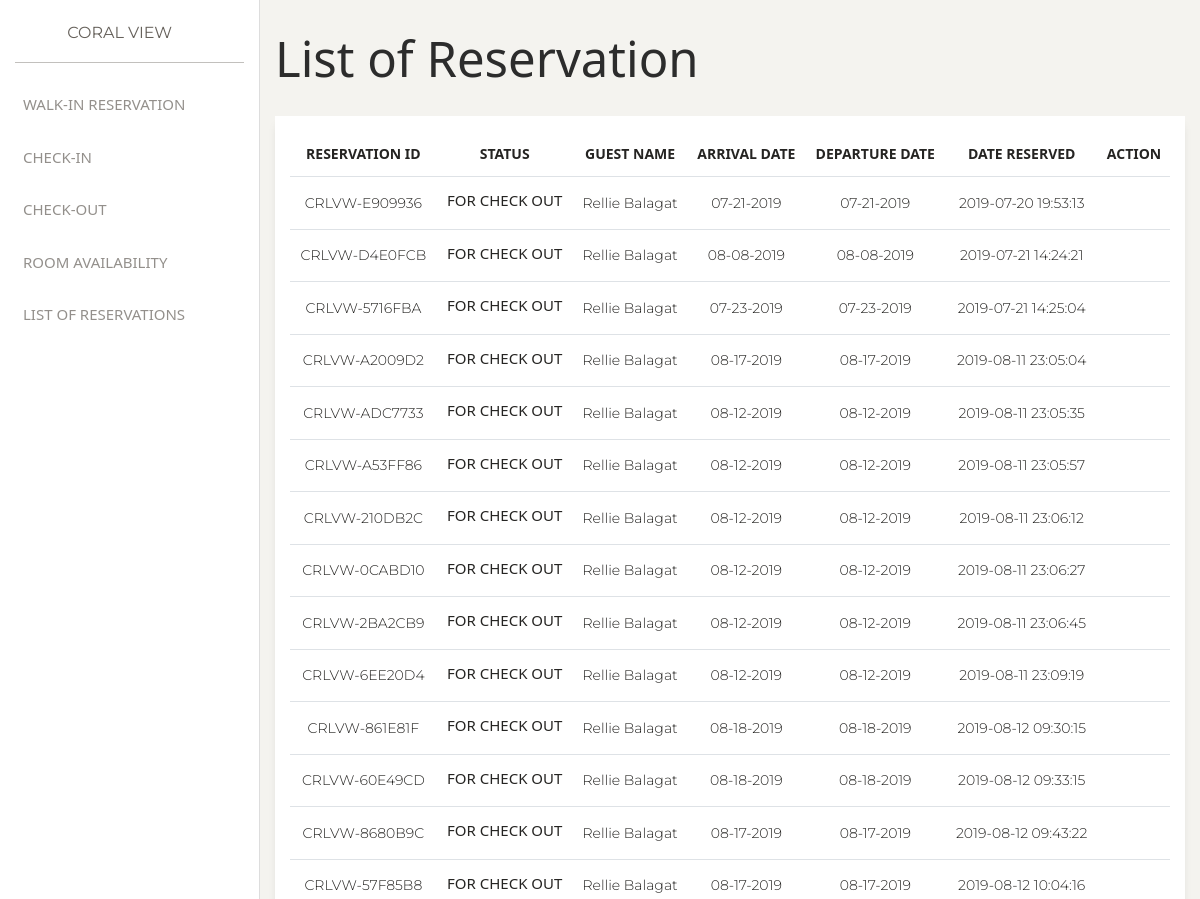
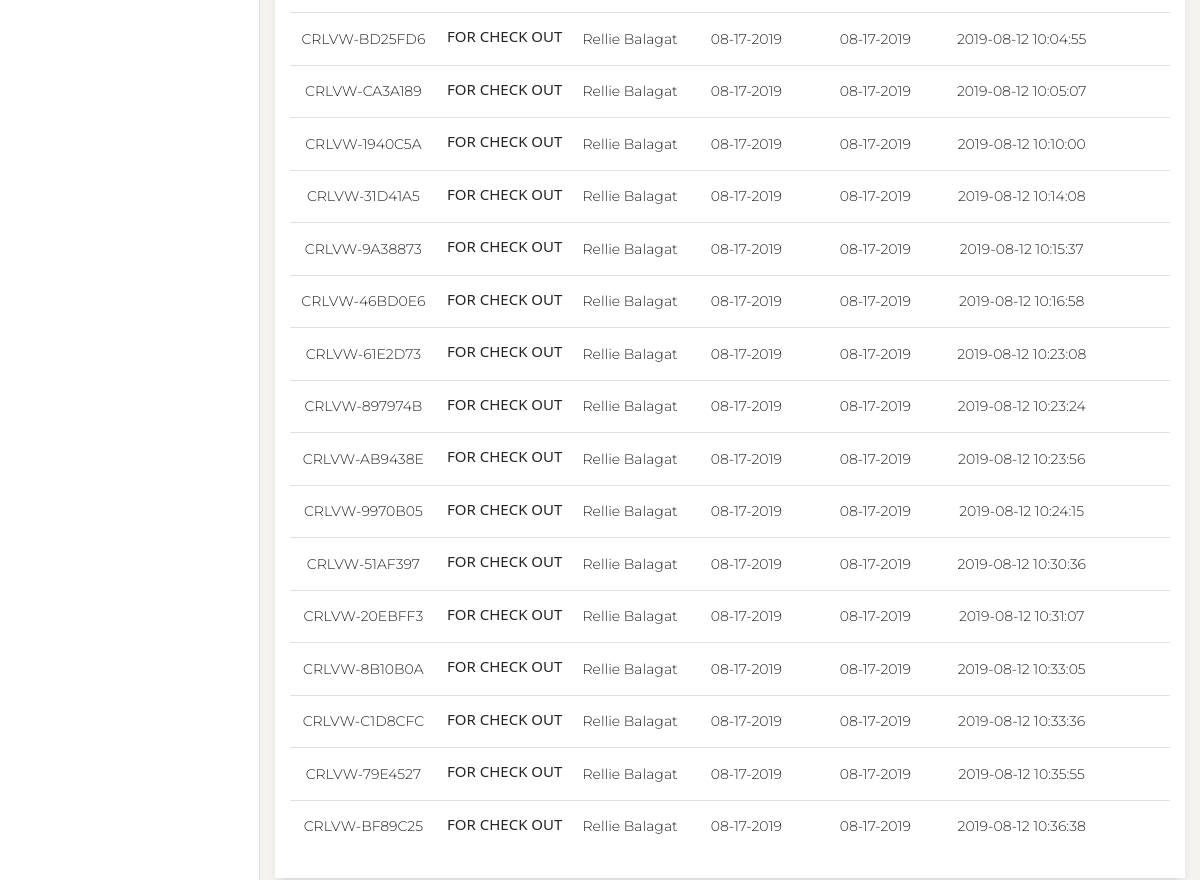
The page /admin/list_reservation.php on the database as committed earlier (2 pictures, top to bottom).
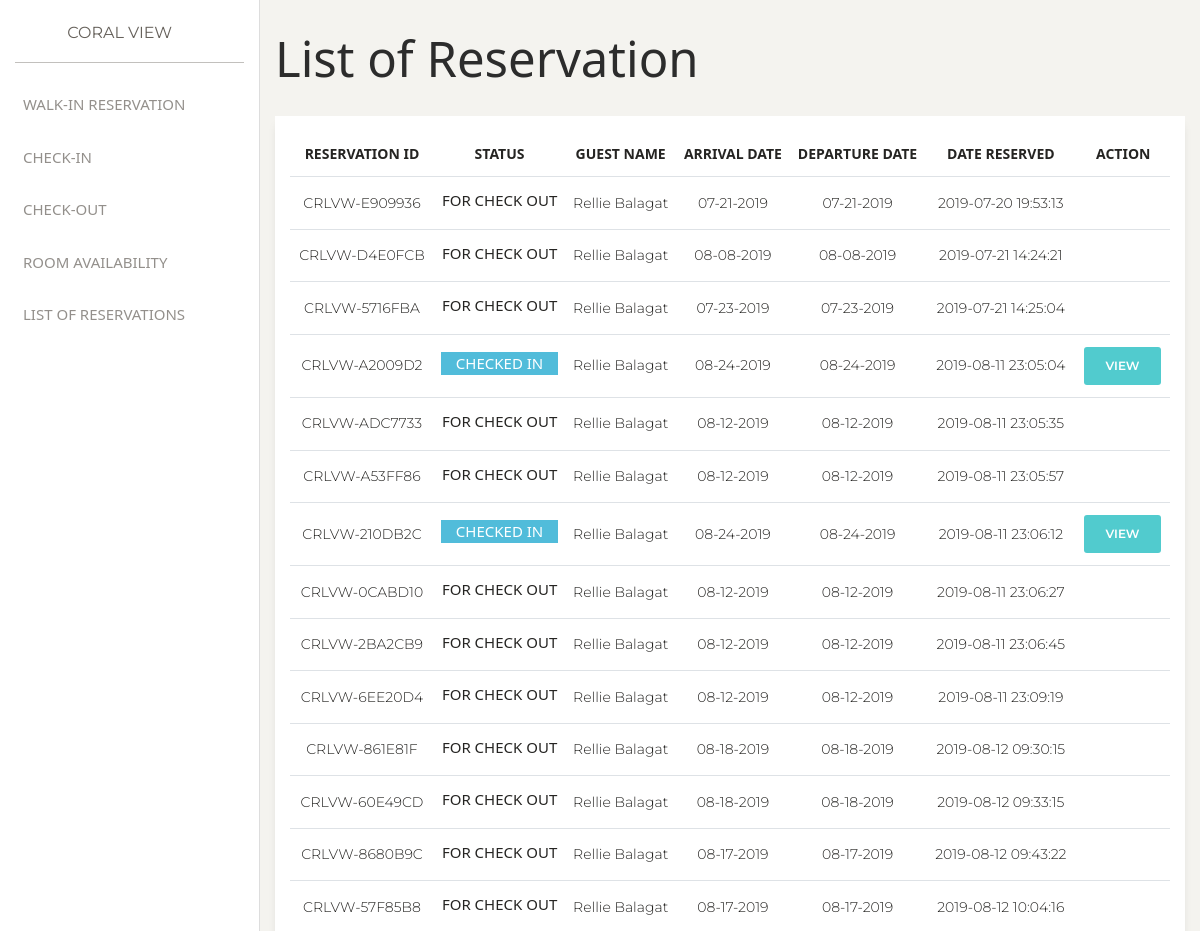
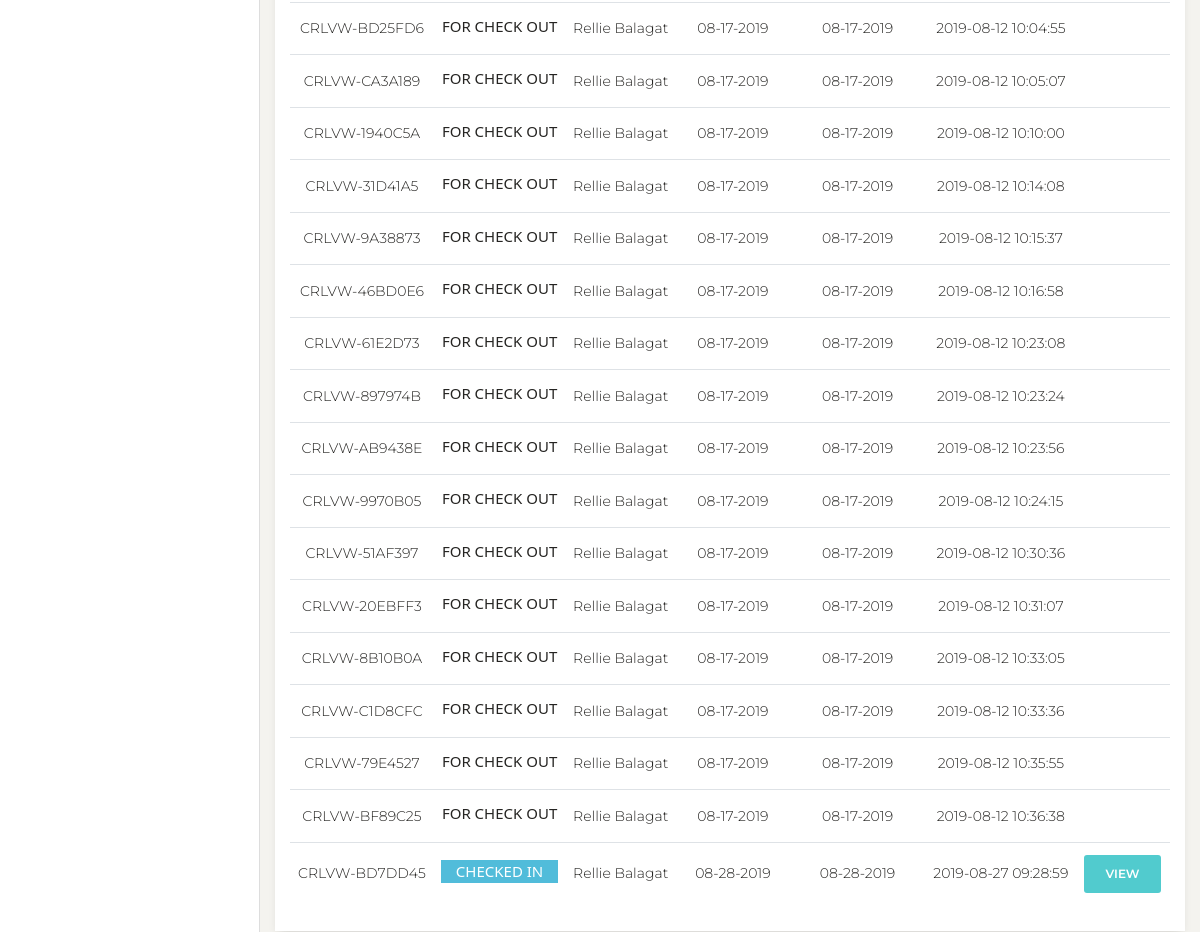
The same page on the database as committed later (2 pictures, top to bottom).
### tables this page shows
CREATE TABLE `reservation` (
  `id` int(11) NOT NULL,
  `guest_id` int(11) DEFAULT NULL,
  `reference_no` varchar(255) DEFAULT NULL,
  `status` varchar(255) DEFAULT NULL,
  `payment` varchar(255) DEFAULT NULL,
  `check_in_date` datetime DEFAULT NULL,
  `check_out_date` datetime DEFAULT NULL,
  `adult_count` int(11) DEFAULT NULL,
  `kids_count` int(11) DEFAULT NULL,
  `date_created` datetime DEFAULT current_timestamp(),
  `date_updated` datetime DEFAULT NULL
);

CREATE TABLE `guest` (
  `id` int(11) NOT NULL,
  `first_name` varchar(255) DEFAULT NULL,
  `last_name` varchar(255) DEFAULT NULL,
  `address` varchar(255) DEFAULT NULL,
  `email` varchar(255) DEFAULT NULL,
  `contact_number` varchar(255) DEFAULT NULL
);

### admin/list_reservation.php (the view, shortened to what this page needs)
<?php
include('../common/header.php');
$db = connect_to_db();
?>
    <?php include('../common/admin_sidebar.php') ?>
    <div class="main-panel">
        <div class="container-fluid">
            <h1>List of Reservation</h1>
            <div class="row">
                <div class="col">
                    <div class="card">
                        <div class="card-body">
                            <table class="table text-center" id="reservationCheckIn">
                                <thead>
                                    <tr>
                                        <th scope="col">Reservation ID</th>
                                        <th scope="col">Status</th>
                                        <th scope="col">Guest Name</th>
                                        <th scope="col">Arrival Date</th>
                                        <th scope="col">Departure Date</th>
                                        <th scope="col">Date Reserved</th>
                                        <th scope="col" class="text-center">Action</th>
                                    </tr>
                                </thead>
                                <tbody>
                                    <?php
                                        $reservation_query = "SELECT * FROM reservation RES INNER JOIN guest G ON RES.guest_id = G.Id";
                                        $reservation_result = mysqli_query($db, $reservation_query);
                                        if(mysqli_num_rows($reservation_result) > 0) {
                                            while($reservation = mysqli_fetch_assoc($reservation_result)) {
                                                $check_in_date = date_format(new Datetime($reservation["check_in_date"]), "m-d-Y");
                                                $check_out_date = date_format(new Datetime($reservation["check_in_date"]), "m-d-Y");
                                                $reservation_status =  $reservation["status"];
                                                $hide_class = "";
                                                switch($reservation_status) {
                                                    case "FOR CHECK IN":
                                                    case "CHECKED IN":
                                                        $reservation_class = "badge-info";
                                                        break;
                                                    case "FOR CHECK OUT":
                                                        $reservation_class = "badge-neutral";
                                                        break;
                                                }
                                                echo '
                                                    <tr>
                                                        <td>' . $reservation["reference_no"] . '</td>
                                                        <td><p class="' . $reservation_class . '">' . $reservation["status"]  . '</p></td>
                                                        <td>' . $reservation["first_name"] . " " . $reservation["last_name"]  . '</td>
                                                        <td>' . $check_in_date . '</td>
                                                        <td>' . $check_out_date .  '</td>
                                                        <td>' . $reservation["date_created"] . '</td>
                                                        <td>
                                                ';
                                                if($reservation_status == 'FOR CHECK IN') {
                                                    echo '<a style="width: 98%;' . $hide_class . '" href="cancel.php?reference_no=' . $reservation["reference_no"] . '" class="btn btn-block btn-warning">Cancel</a>';
                                                } else if ($reservation_status == 'CANCELLED' || $reservation_status == 'FOR CHECK OUT') {
                                                    echo '';
                                                } else if ($reservation_status == 'CHECKED IN') {
                                                    echo '<a style="width: 98%;' . $hide_class . '" href="checked_in.php?reference_no=' . $reservation["reference_no"] . '" class="btn btn-block btn-primary">View</a>';
                                                } else {
                                                    echo '
                                                        <a style="width: 48%;' . $hide_class . '" href="accept.php?reference_no=' . $reservation["reference_no"] . '" class="btn btn-success">Accept</a>
                                                        <a style="width: 48%;' . $hide_class . '" href="reject.php?reference_no=' . $reservation["reference_no"] . '" class="btn btn-danger">Reject</a>
                                                    ';
                                                }
                                                echo '
                                                        </td>
                                                    </tr>
                                                ';
                                            }
                                        }
                                    ?>
                                </tbody>
                            </table>
                        </div>
                    </div>
                </div>
            </div>
        </div>
    </div>
<?php
include('../common/footer.php');
?>

### common/header.php (shortened to what this page needs)
<!DOCTYPE html>
<html lang="en">
<head>
    <link rel="stylesheet" href="/coralview/resources/bootstrap/bootstrap.min.css" />
    <link rel="stylesheet" href="/coralview/resources/paperkit/assets/css/paper-kit.min.css" />
    <link rel="stylesheet" href="/coralview/resources/test.css" />
    <link rel="stylesheet" href="/coralview/resources/smart-wizard/dist/css/smart_wizard.css" type="text/css" />
    <link rel="stylesheet" href="/coralview/resources/air-datepicker/dist/css/datepicker.min.css" type="text/css" />
    <link rel="stylesheet" href="/coralview/resources/toastr/toastr.css" type="text/css" />
    <link rel="stylesheet" href="/coralview/resources/datatables/datatable.css" type="text/css" />
    <link rel="stylesheet" href="/coralview/css/style.css" />
</head>
<body>

### common/admin_sidebar.php (shortened to what this page needs)
<div class="sidebar" data-color="white" data-active-color="danger">
    <div class="logo">
        <a href="#" class="simple-text logo-mini">
        </a>
        <a href="http://www.creative-tim.com" class="simple-text logo-normal">
            Coral View
        </a>
    </div>
    <div class="sidebar-wrapper">
        <ul class="nav">
            <li>
                <a href="/coralview/admin/walk_in_reservation.php">
                    <p>Walk-in Reservation</p>
                </a>
            </li>
            <li>
                <a href="/coralview/admin/check_in.php">
                    <p>Check-in</p>
                </a>
            </li>
            <li>
                <a href="/coralview/admin/check_out.php">
                    <p>Check-out</p>
                </a>
            </li>
            <li>
                <a href="/coralview/admin/maintenance/room_number.php">
                    <p>Room Availability</p>
                </a>
            </li>
            <li>
                <a href="/coralview/admin/list_reservation.php">
                    <p>List of Reservations</p>
                </a>
            </li>
        </ul>
    </div>
</div>

### common/footer.php (shortened to what this page needs)
</body>
</html>

### css/style.css (style rules this page uses)
* { font-family: 'Segoe UI', sans-serif; }
.main-panel { min-height: 100vh; }
h1, h2, h3, h4, h5, h6, p, span, li { font-family: 'Segoe UI', sans-serif; }
.card { border-radius: 0px; }

Rows that differ between the two databases and show on the page:
changed reservation "CRLVW-A2009D2": status "FOR CHECK OUT" → "CHECKED IN"; check_in_date "08-17-2019" → "08-24-2019"; now shows "VIEW"
changed reservation "CRLVW-210DB2C": status "FOR CHECK OUT" → "CHECKED IN"; check_in_date "08-12-2019" → "08-24-2019"; now shows "VIEW"
added reservation: reference_no "CRLVW-BD7DD45", status "CHECKED IN", guest.first_name "Rellie", guest.last_name "Balagat", check_in_date "08-28-2019", date_created "2019-08-27 09:28:59"
